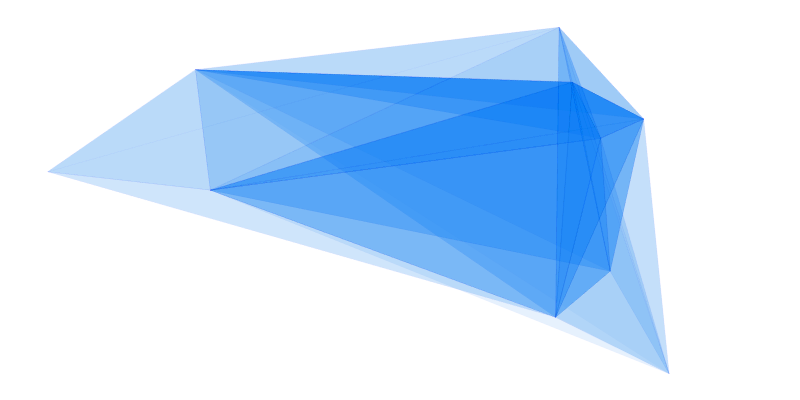
Frame 1 (no input)
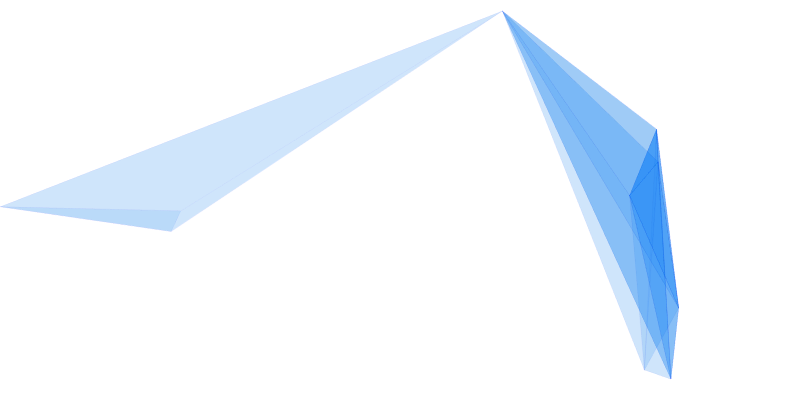
Frame 60 (no input)
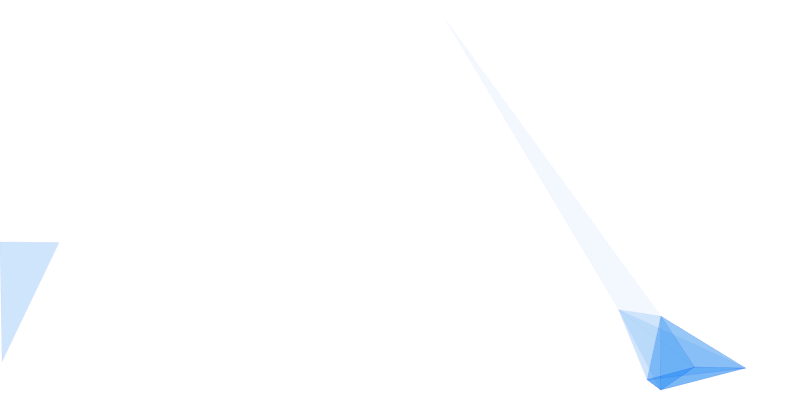
Frame 120 (the mouse pressed at the canvas centre since frame 60)

The p5.js sketch that drew these frames (run headless with seeded random() and noise() and a simulated clock; from frame 60 on, the mouse is pressed at the canvas centre):

// p5.js sketch
// ── sketch.js
var parts = [];
var triangles = [];
var NB_PARTS;
var NB_TRIANGLES;
var DIST_MAX;
var DIST_MIN;
var SPEED_MAX;
var attractor;

function setup() {
  // put setup code here
 
  createCanvas(800,400);
  DIST_MAX = width / 2;
  DIST_MIN = width/4;
  SPEED_MAX = 3;
  NB_PARTS = 10;
  for (var i = 0; i < NB_PARTS; i++) {
    parts[i] = new part(random(width), random(height));
  }

}

function draw() {
  
  noStroke();
  background(255);
  triangles = [];
  for (var h = 0; h < NB_PARTS; h++) {

    parts[h].move();
  }

  // put drawing code here
  for (var i = 0; i < NB_PARTS; i++) {
    p1 = parts[i];
    p1.neighboors = [];
    p1.neighboors.push(p1);
    for (var j = i + 1; j < NB_PARTS; j++) {
      p2 = parts[j];
      d = dist(p1.pos.x, p1.pos.y, p2.pos.x, p2.pos.y);
      
      if (d > 0 && d < DIST_MAX) {
        p1.neighboors.push(p2);
      }
      if (d<DIST_MIN){
        var froce = p5.Vector.sub(p1.pos, p2.pos);
        var dsquared = froce.magSq();
        dsquared = constrain(dsquared,25,500);
        var G = 20;
        var strength = G / dsquared;
        froce.setMag(strength);
      
        froce.mult(-1);
        p1.acc.add(froce);
      }
      if (p1.neighboors.length > 2) {
        addTriangles(p1.neighboors);
      }
    }
  }
  drawTriangles();
}


function mousePressed() {
  for (var i = 0; i < parts.length; i++) {
    attractor = createVector(mouseX,mouseY);
    parts[i].attracted(attractor);
       
  }
}

function drawTriangles() {
  noStroke();
  fill('rgba(0,121,230, 0.05)');
  stroke('rgba(0,121,230, 0.01)');
  
  beginShape(TRIANGLES);
  for (i = 0; i < triangles.length; i++) {
    triangles[i].display();
  }
  endShape();
}

function addTriangles(p_neighboors) {
  s = p_neighboors.length;
  if (s > 2) {
    for (var i = 1; i < s - 1; i++) {
      for (var j = i + 1; j < s; j++) {
        triangles.push(new Triangle(p_neighboors[0].pos, p_neighboors[i].pos, p_neighboors[j].pos));
      }
    }
  }
}

function Triangle(p1, p2, p3) {
  
  this.display = function() {
    vertex(p1.x, p1.y);
    vertex(p2.x, p2.y);
    vertex(p3.x, p3.y);
  };
  return this;
}

function part(x, y) {
  this.neighboors = [];
  this.pos = createVector(x, y);
  this.vel = p5.Vector.random2D();
  this.vel.limit(SPEED_MAX);
  this.acc = createVector(0, 0);


  this.display = function() {
    noFill();
    stroke(4, 4);
    ellipse(this.pos.x, this.pos.y, 4, 4);
  };

  this.move = function() {
    this.vel.add(this.acc);
    // this.vel.limit(SPEED_MAX);
    this.pos.add(this.vel);
    this.acc.mult(0);
    if (this.pos.x < 0) {
      this.pos.x = 0;
      this.vel.x = 1;
    } else if (this.pos.x > width) {
      this.pos.x = width;
      this.vel.x = -1;
    }
    if (this.pos.y < 0) {
      this.pos.y = 0;
      this.vel.y = 1;
    } else if (this.pos.y > height) {
      this.pos.y = height;
      this.vel.y = -1;
    }
  };

  this.attracted = function(target) {
    var froce = p5.Vector.sub(target, this.pos);
    var dsquared = froce.magSq();
    dsquared = constrain(dsquared,25,500);
    var G = 5;
    var strength = G / dsquared;
    froce.setMag(strength);
    this.acc.add(froce);
  };

  return this;

}

// ── style.css
html, body {
  height: 100%;
}

body {
  margin: 0;
  display: flex;

  /* This centers our sketch horizontally. */
  justify-content: center;

  /* This centers our sketch vertically. */
  align-items: center;
}

.login {
  position: absolute;
  width: 400px;
  height: 500px;
  /* left: 50%;
  top: 50%;
  transform: translate(-50%,-50%); */
  background: #fff;
  box-shadow: #999 0 2px 4px;
}
